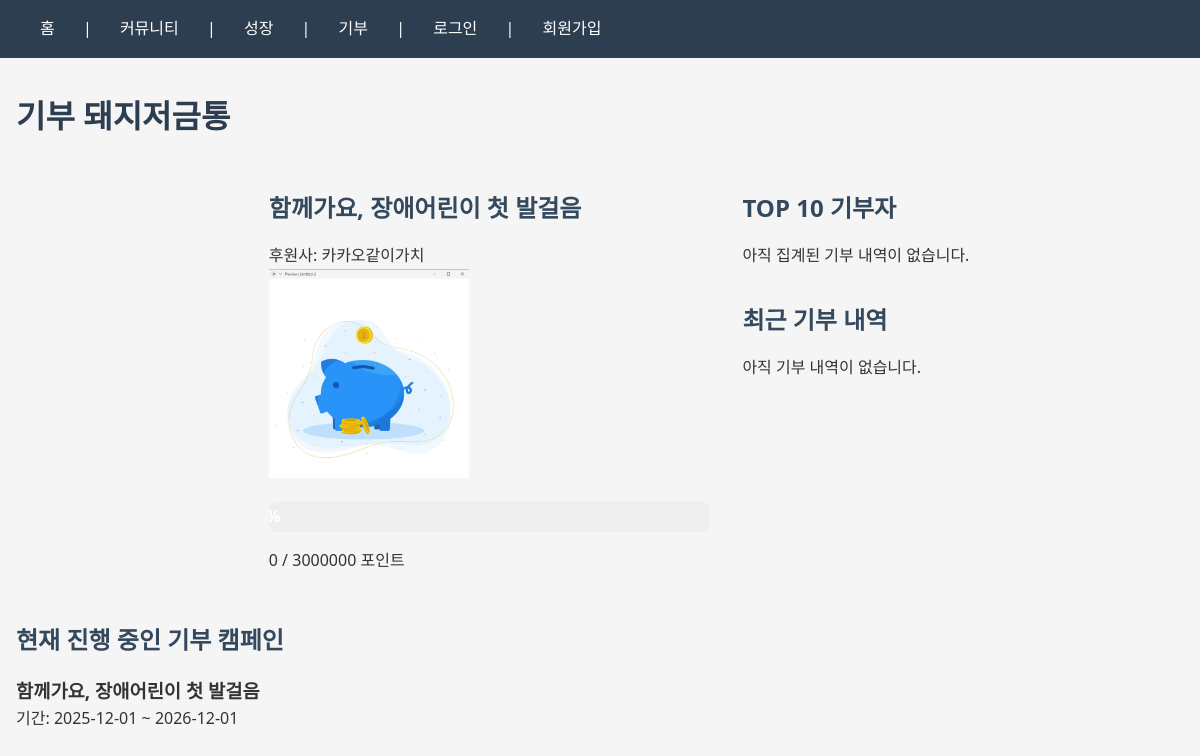
/donation/, run on the app's committed database.
### donation/models.py (models this page shows, shortened)
class DonationPool(models.Model):
    STATUS_CHOICES = [
        ('open', '진행 중'),
        ('completed', '완료'),
    ]
    pool_id = models.AutoField(primary_key=True)
    title = models.CharField(max_length=200, help_text="예: '유기동물 보호소 간식 기부'")
    sponsor = models.CharField(max_length=200, null=True, blank=True, help_text="후원사 이름")
    description = models.TextField(null=True, blank=True, help_text="캠페인 상세 설명")
    start_date = models.DateField(null=True, blank=True, help_text="기부 시작일")
    end_date = models.DateField(null=True, blank=True, help_text="기부 종료일")
    current_points = models.IntegerField(
        default=0,
        help_text="해당 캠페인에 누적된 전체 기부 포인트 합계"
    )
    goal_points = models.IntegerField(help_text="캠페인 목표 포인트")
    status = models.CharField(max_length=20, choices=STATUS_CHOICES, default='open')
    created_at = models.DateTimeField(auto_now_add=True)
    completed_at = models.DateTimeField(null=True, blank=True)
    class Meta:
        db_table = 'donation_pool'
        ordering = ['-created_at']
    def get_progress_percentage(self):
        if self.goal_points == 0:
            return 0
        return min(100, int((self.current_points / self.goal_points) * 100))

### donation/views.py (the view, shortened to what this page needs)
# urls.py: path('', views.donation, name='donation'),
def donation(request):
    active_pool = None
    completed_pools = []
    user_contribution = 0
    top_donors = []
    recent_donations = []
    show_all_donations = request.GET.get('view') == 'all'
    try:
        active_pool = (
            DonationPool.objects.filter(status='open')
            .order_by('-created_at')
            .first()
        )
        completed_pools = (
            DonationPool.objects.filter(status='completed')
            .order_by('-completed_at', '-created_at')
        )
        if active_pool:
            top_donors = (
                DonationTransaction.objects.filter(pool_id=active_pool)
                .values('user_id', 'user_id__username')
                .annotate(total_amount=Sum('amount'))
                .order_by('-total_amount')[:10]
            )
            base_qs = DonationTransaction.objects.select_related(
                'user_id', 'pool_id'
            ).order_by('-created_at')
            if show_all_donations:
                recent_donations = base_qs[:100]  # 안전을 위한 상한
            else:
                recent_donations = base_qs[:3]
    except Exception:
        pass
    context = {
        'active_pool': active_pool,
        'completed_pools': completed_pools,
        'user_contribution': user_contribution,
        'top_donors': top_donors,
        'recent_donations': recent_donations,
        'show_all_donations': show_all_donations,
    }
    return render(request, 'donation.html', context)

### donation/templates/donation.html (shortened to what this page needs)
{% extends 'base.html' %}
{% load static %}
{% block content %}
<div class="container">
    <h1>기부 돼지저금통</h1>
    <div class="layout" style="display: flex; gap: 2rem;">
        <aside style="flex: 1;">
        </aside>
        <main style="flex: 2;">
            {% if active_pool %}
                <div class="donation-pool">
                    <h2>{{ active_pool.title }}</h2>
                    {% if active_pool.sponsor %}
                        <p>후원사: {{ active_pool.sponsor }}</p>
                    {% endif %}
                    <div class="pig-image">
                        <img src="{% static 'donation/pig.png' %}" alt="기부 돼지저금통" style="max-width: 200px;">
                    </div>
                    <div class="progress-section">
                        <div class="progress" style="background: #eee; border-radius: 8px; overflow: hidden;">
                        </div>
                        <p>
                            {{ active_pool.current_points|default:0 }} / {{ active_pool.goal_points }} 포인트
                        </p>
                    </div>
                </div>
            {% else %}
                <p>현재 진행 중인 기부 캠페인이 없습니다.</p>
            {% endif %}
        </main>
        <aside style="flex: 2;">
            <section class="top-donors">
                <h2>TOP 10 기부자</h2>
                {% if top_donors %}
                    <ol>
                        {% for donor in top_donors %}
                            <li>
                                {{ donor.user_id__username }} - {{ donor.total_amount }}P
                            </li>
                        {% endfor %}
                    </ol>
                {% else %}
                    <p>아직 집계된 기부 내역이 없습니다.</p>
                {% endif %}
            </section>
            <section class="recent-donations" style="margin-top: 2rem;">
                <h2>최근 기부 내역</h2>
                {% if recent_donations %}
                    <ul>
                        {% for d in recent_donations %}
                            <li class="donation-item"
                                data-title="{{ d.pool_id.title }}"
                                data-username="{{ d.user_id.username }}"
                                data-amount="{{ d.amount }}"
                                data-created="{{ d.created_at|date:'Y-m-d H:i' }}">
                                <span>{{ d.user_id.username }}</span>
                                <span>+{{ d.amount }}P</span>
                                <span>({{ d.created_at|date:'m/d H:i' }})</span>
                            </li>
                        {% endfor %}
                    </ul>
                    {% if not show_all_donations %}
                        <a href="?view=all">더보기</a>
                    {% endif %}
                {% else %}
                    <p>아직 기부 내역이 없습니다.</p>
                {% endif %}
            </section>
        </aside>
    </div>
    <section class="campaign-summary" style="margin-top: 3rem;">
        <h2>현재 진행 중인 기부 캠페인</h2>
        {% if active_pool %}
            <div>
                <h3>{{ active_pool.title }}</h3>
                <p>
                    기간:
                    {% if active_pool.start_date %}
                        {{ active_pool.start_date|date:"Y-m-d" }}
                    {% else %}
                        시작일 미정
                    {% endif %}
                    ~
                    {% if active_pool.end_date %}
                        {{ active_pool.end_date|date:"Y-m-d" }}
                    {% else %}
                        종료일 미정
                    {% endif %}
                </p>
            </div>
        {% else %}
            <p>진행 중인 캠페인이 없습니다.</p>
        {% endif %}
    </section>
</div>
{% endblock %}

### templates/base.html (style rules this page uses)
* { margin: 0; padding: 0; box-sizing: border-box; }
body { font-family: 'Segoe UI', Tahoma, Geneva, Verdana, sans-serif; line-height: 1.6; color: #333; background-color: #f5f5f5; }
.container { max-width: 1200px; margin: 0 auto; padding: 0 1rem; }
h1 { color: #2c3e50; margin-bottom: 1rem; }
h2 { color: #34495e; margin-top: 2rem; margin-bottom: 1rem; }
.progress { width: 100%; height: 30px; background-color: #e0e0e0; border-radius: 4px; overflow: hidden; margin: 1rem 0; }

### data on the page
DonationPool: title "함께가요, 장애어린이 첫 발걸음", sponsor "카카오같이가치", current_points "0", goal_points "3000000", start_date "2025-12-01", end_date "2026-12-01"
